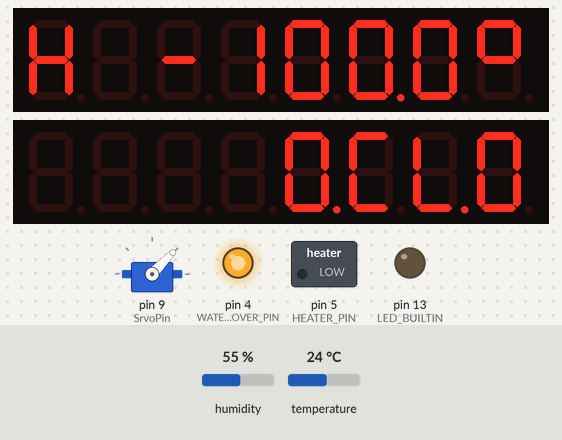
A sketch run on a simulated Arduino Uno, built with avr-gcc and run on an emulated ATmega328P. Parts: servo, 2 × 8-digit seven-segment display, switched loads named in the sketch (green lamp = pin HIGH), output pins drawn as LEDs (lit = HIGH). Inputs (shaded band) come from the test bench; at power-on: humidity 55 %, temperature 24 °C. The local clock reads 2024-03-15 10:24:30 at power-on unless the sketch sets it.

Above: at 1.6 s.
1.7 s: humidity set to 53 %
At 4.0 s:
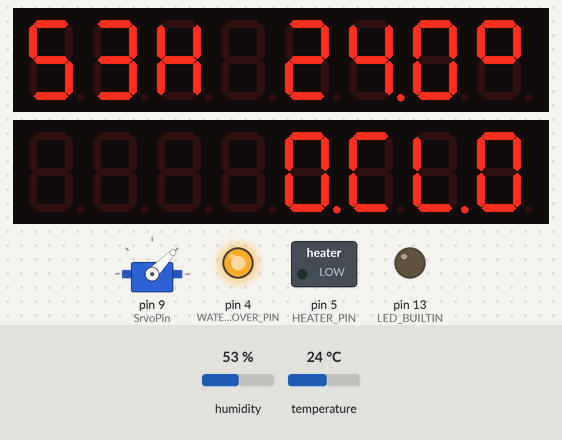
4.5 s: humidity set to 50 %
At 6.4 s:
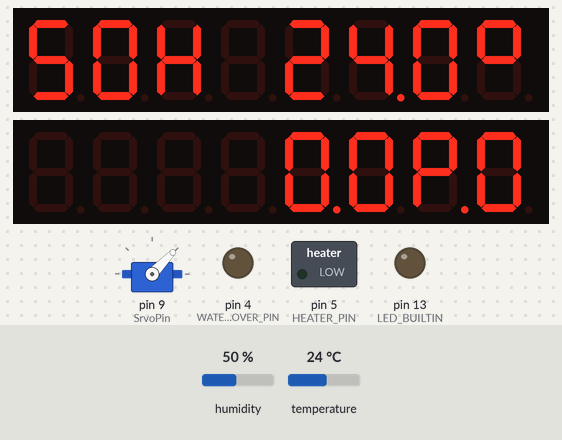
7.5 s: humidity set to 55 %
At 8.8 s:
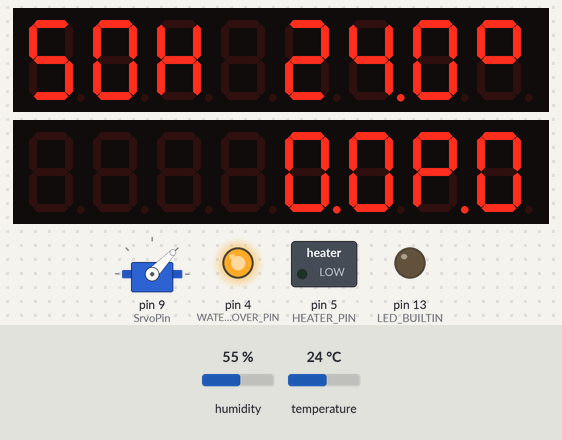
10.5 s: temperature set to 12 °C
At 30.7 s:
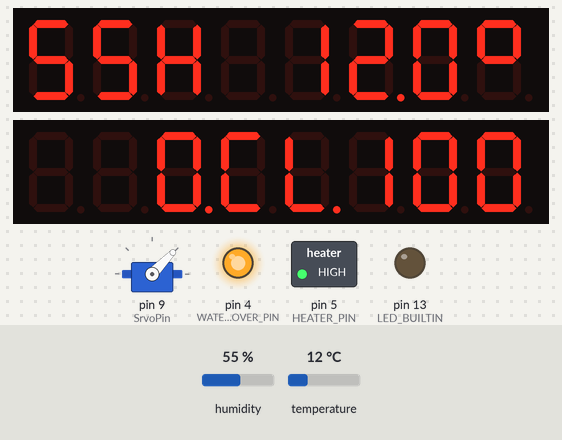
Timing chart, 0 to 31.7 s (numbered marks = the images above; inputs shaded):
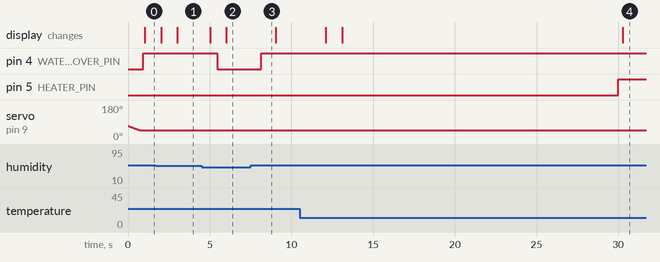

Measured:
- the behaviour switches between 52 and 51 % on humidity (found by bisection; images 1 and 2)
- the behaviour switches between 53 and 54 % on humidity (found by bisection; images 2 and 3)
- after the input at 1.7 s, the display: first changes after 0.32 s (image 1 shows a later state)
- after the input at 4.5 s, pin 4 (WATER_COVER_PIN): HIGH → LOW after 0.95 s; the display: first changes after 0.52 s (image 2 shows a later state)
- after the input at 7.5 s, pin 4 (WATER_COVER_PIN): LOW → HIGH after 0.66 s
- after the input at 10.5 s, the display: first changes after 1.6 s (image 4 shows a later state)

The sketch:

incubator.ino
```cpp
#include <Wire.h>
#include <Math.h>
#include <Servo.h>
#include "sht31.h"
#include "led.h"
#include "srvo.h"
#include "heater.h"
#include "pid.h"
#include "schedule.h"
#include "tlv.h"
#include "cover.h"


const int humidityWindow = 1; // +/- % of target humidity


Sht31 sht31;
Srvo srvo;
Heater heater;
PIDRegulator pid;
Led led;
Schedule schedule;
TLV current, fromHost;
WaterCover waterCover;

bool dataFromHostIsReady;
bool isSht31Error;
bool paused;

float targetTemperature;
float currentTemperature;
int targetHumidity;
int currentHumidity;
char targetTrayPosition;
char currentTrayPosition = 'N';

int power;

void sendCurrentState() {
  current.reset();
  current.type = GetCurrentState;
  current.setInt16Value((int)(round(currentTemperature * 100)));
  current.setInt16Value((int)(round(targetTemperature * 100)));
  current.setInt16Value(currentHumidity);
  current.setInt16Value(targetHumidity);
  current.setByteValue(currentTrayPosition);
  current.setInt16Value(power);
  current.setByteValue(waterCover.isOpened() ? 'O' : 'C');
  current.setByteValue(isSht31Error ? 'E' : '-');
  current.setByteValue(paused ? 'P' : '-');
  current.setInt16Value(schedule.getHourOfIncubation());
  current.write(Serial);
}

void initState();

void processDataFromHost() {
  switch (fromHost.type) {
    case Pause:
      paused = true;
      break;
    case Continue:
      paused = false;
      break;
    case GetCurrentState:
      sendCurrentState();
      break;
    case Start:
      schedule.setStartDateToNow();
      break;
    case Reset:
      init();
      break;
  }

}


void turnTrayToTarget() {
  if (srvo.updatePositionToTarget(targetTrayPosition)) {
    currentTrayPosition = targetTrayPosition;
  }
}

unsigned long previousLedUpdated = 0;

void updateLed() {
  unsigned long msec = millis();
  if (previousLedUpdated > msec) {
    previousLedUpdated = 0;
  }
  if (msec - previousLedUpdated > 1000) {
    previousLedUpdated = msec;
    // do LED update here
    static char ledInfo0[16];
    static char ledInfo1[16];
    static char t[8], h[8];
    if (isSht31Error) {
      led.print(0, "Error ");
    } else {
      itoa(currentHumidity, h, 10);
      dtostrf(currentTemperature, 4, 1, t);
      sprintf(ledInfo0, "%sh %s@", h, t);
      led.print(0, ledInfo0);
    }
    sprintf(ledInfo1, "%d.%s.%d", schedule.getHourOfIncubation(), waterCover.isOpened() ? "OP" : "CL", power);
    led.print(1, ledInfo1);
  }

}


unsigned long previousScheduleUpdated = 0;

void updateSchedule() {
  unsigned long msec = millis();
  if (previousScheduleUpdated > msec) {
    previousScheduleUpdated = 0;
  }
  if (msec - previousScheduleUpdated > 1000) {
    previousScheduleUpdated = msec;
    schedule.update();
  }
}

void initState() {
  targetTemperature = 38.5;
  currentTemperature = -100;
  targetHumidity = 50;
  targetTrayPosition = 'N';

  int power = 0;

  paused = false;
  isSht31Error = false;
  if (!sht31.init()) {
    isSht31Error = true;
  }
  led.init();
  heater.init();
  srvo.init();
  schedule.init();
  pid.init();
}


void setup() {
  Serial.begin(9600);
  Wire.begin();
  pinMode(LED_BUILTIN, OUTPUT);
  pinMode(WATER_COVER_PIN, OUTPUT);
  initState();
}


void loop() {

  targetTrayPosition = schedule.getTargetTrayPosition();
  targetTemperature = schedule.getTargetTemperature();
  targetHumidity = schedule.getTargetHumidity();
  isSht31Error = sht31.isError();

  if (sht31.updateTemperatureMeasurement()) {
    currentTemperature = sht31.getCurrentTemperature();
  }
  if (currentTemperature != -1) {
    double error = targetTemperature - currentTemperature;
    if (pid.update(error, currentTemperature)) {

      double output = pid.getOutput();

      if (output < 0) power = 0;
      else if (output > 100) power = 100;
      else power = (int) output;
    }
  }
  if (sht31.updateHumidityMeasurement()) {
    currentHumidity = sht31.getCurrentHumidity();
  }
  if (paused) {
    targetTrayPosition = 'N';
  }
  if (currentTrayPosition != targetTrayPosition) {
    turnTrayToTarget();
  }
  if (isSht31Error) {
    waterCover.setOpened();
  }
  else
  {
    if (waterCover.isClosed()) {
      if (currentHumidity <= targetHumidity - humidityWindow) {
        waterCover.setOpened();
      }
    } else if (currentHumidity > targetHumidity + humidityWindow) {
      waterCover.setClosed();
    }
  }
  if (isSht31Error || paused) power = 0;
  heater.update(power);

  if (dataFromHostIsReady) {
    dataFromHostIsReady = false;
    processDataFromHost();
  }
  updateSchedule();
  updateLed();
}

void serialEvent() {
  while (Serial.available() && !dataFromHostIsReady) {
    // get the new byte:
    dataFromHostIsReady = fromHost.readByte(Serial);
  }
}
```

cover.h
```cpp
#ifndef __COVER_H__
#define __COVER_H__

#include <Arduino.h>

#define WATER_COVER_PIN 4

class WaterCover {
  private:
    int _coverState;
  public:
    WaterCover() : _coverState(LOW) { // LOW == OPEN
      //
    }

    void setOpened() {
      if (_coverState != LOW) {
        _coverState = LOW;
        digitalWrite(WATER_COVER_PIN, LOW);
      }
    }

    void setClosed() {
      if (_coverState != HIGH) {
        _coverState = HIGH;
        digitalWrite(WATER_COVER_PIN, HIGH);
      }
    }

    bool isOpened() {
      return _coverState == LOW;
    }

    bool isClosed() {
      return !isOpened();
    }

};
#endif
```

heater.h
```cpp
#ifndef __HEATER_H__
#define __HEATER_H__

// Alexander Galilov, alexander.galilov@gmail.com

#include <Arduino.h>

#define HEATER_PIN  5

class Heater {
  private:
    int _currentState;
  public:
    Heater() {

    }

    inline void init() {
      pinMode(HEATER_PIN, OUTPUT);
      digitalWrite(HEATER_PIN, LOW);
      _currentState = LOW;
    }

    void update(int targetPowerPercent) {
      unsigned long msec = millis();
      bool needHeat = (msec  % 500) < 5*targetPowerPercent;
      if (needHeat && _currentState != HIGH) {
        digitalWrite(HEATER_PIN, HIGH);
        _currentState = HIGH;
      } else if (!needHeat && _currentState != LOW) {
        digitalWrite(HEATER_PIN, LOW);
        _currentState = LOW;
      }
    }
};

#endif
```

led.h
```cpp
#ifndef __LED_H__
#define __LED_H__

#include <Arduino.h>
#include "LedControl.h"

class Led {
  private:
    LedControl lc;
  public:
    /*
      Now we need a LedControl to work with.
     ***** These pin numbers will probably not work with your hardware *****
      pin 12 is connected to the DataIn
      pin 10 is connected to the CLK
      pin 11 is connected to LOAD
      We have 2 MAX72XX.
    */

    Led(): lc(12, 10, 11, 2) {
      //
    }

    void init() {
      lc.shutdown(0, false);
      lc.shutdown(1, false);
      /* Set the brightness to a medium values */
      lc.setIntensity(0, 1);
      lc.setIntensity(1, 1);
      /* and clear the display */
      lc.clearDisplay(0);
      lc.clearDisplay(1);
    }

    inline void clearDisplay(int addr) {
      lc.clearDisplay(addr);
    }

    void print(int addr, const char* data) {
      int len = strlen(data);
      int nPoints = 0;
      for (int i = 0; i < len; i++) {
        if (data[i] == '.') nPoints++;
      }

      char prev;
      int offset = 0, targetPos;
      for (int i = len - 1; i >= 0; --i) {
        char c = data[len - 1 - i];
        bool dp;
        if (c == '.') {
          dp = true;
          offset++;
        } else {
          dp = false;
        }
        targetPos = i + offset - nPoints;
        setChar(addr, targetPos, dp ? prev : c, dp);
        prev = c;
      }
      for (int j = 7; j >= len - nPoints; --j) {
        setChar(addr, j, ' ', false);
      }
    }

    void setChar(int addr, int digit, char c, bool dp) {
      if (c == '@') {
        // print out "degree" symbol
        lc.setRow(addr, digit, 99);
      } else if (c == 'R' || c == 'r') {
        lc.setRow(addr, digit, 0b00000101);
      } else if (c == 'O') {
        lc.setChar(addr, digit, 0, dp);
      } else if (c == 'C') {
        lc.setRow(addr, digit, 0b01001110);
      } else if (c == 'o') {
        lc.setRow(addr, digit, 0b00011101);
      } else {
        lc.setChar(addr, digit, c, dp);
      }
    }


};

#endif
```

pid.h
```cpp
#ifndef __PID_H__
#define __PID_H__

// This code is based on https://www.embeddedrelated.com/showarticle/943.php , (c) Tim Wescott
// https://wiki.roboforum.ru/index.php -- in russian
// Alexander Galilov, alexander.galilov@gmail.com

#include <Arduino.h>

class PIDRegulator {
  private:
    double _dState;      // Last position input
    double _iState;      // Integrator state
    double _output;
    unsigned long _prevMsec;
  public:
    unsigned int TimeStepMsec = 15000;
    double MaxOutput = 100, MinOutput = -100;
    double IntegralGain = 0.6,      // integral gain
           ProportionalGain = 50.0,      // proportional gain
           DerivativeGain = 500;     // derivative gain
    double IntegratorMaximum = 200, IntegratorMinimum = -200;  // Maximum and minimum allowable integrator state
  public:
    PIDRegulator(): _prevMsec(0), _dState(0), _iState(0) {
      //
    }

    inline double getOutput() {
      return _output;
    }

    void init() {
      _dState = 0;
      _iState = 0;
      _output = 0;
      _prevMsec = 0;
    }

    bool update(double error, double currentValue) {
      unsigned long msec = millis();
      if (_prevMsec > msec) {
        _prevMsec = 0;
      }
      unsigned long d = msec - _prevMsec;
      if (d > TimeStepMsec) {
        _prevMsec = msec;
        //double timeStepSec = d / 1000.0;
        double pTerm, dTerm, iTerm;
        pTerm = ProportionalGain * error;    // calculate the proportional term
        if (pTerm < MaxOutput && pTerm > MinOutput) _iState += error;                    // calculate the integral state with appropriate limiting
        if (_iState > IntegratorMaximum)
          _iState = IntegratorMaximum;
        else if (_iState < IntegratorMinimum)
          _iState = IntegratorMinimum;
        iTerm = IntegralGain * _iState;       // calculate the integral term
        dTerm = DerivativeGain * (currentValue - _dState);
        _dState = currentValue;
        _output = (pTerm + iTerm - dTerm);
        if (_output > MaxOutput) _output = MaxOutput; else if (_output < MinOutput) _output = MinOutput;
        //        Serial.print("output:");
        //        Serial.print(_output);
        //        Serial.print(", t:");
        //        Serial.print(currentValue);
        //        Serial.print(", err:");
        //        Serial.print(error);
        //        Serial.print(", iTerm:");
        //        Serial.print(iTerm);
        //        Serial.print(", _iState:");
        //        Serial.print(_iState);
        //        Serial.println();
        return true;
      }
      return false;
    }

};

#endif
```

schedule.h
```cpp
#ifndef __SCHEDULE_H__
#define __SCHEDULE_H__

#include <Arduino.h>
#include <EEPROM.h>
#include "RTClib.h"

struct EEPROMDate {
  uint16_t _year;
  uint8_t _month;
  uint8_t _day;
  uint8_t _hour;
  uint8_t _minute;
  uint8_t _second;

  EEPROMDate(uint16_t year, uint8_t month, uint8_t day, uint8_t hour, uint8_t minute, uint8_t second) :
    _year(year), _month(month), _day(day), _hour(hour), _minute(minute), _second(second)
  {}

  EEPROMDate() :
    _year(0), _month(0), _day(0), _hour(0), _minute(0), _second(0)
  {}

  void save() {
    EEPROM.put(0, *this);
  }

  void load() {
    EEPROM.get(0, *this);
  }
};
//http://www.inkubator-info.ru/pro/inkubaciya-perepelinykh-yaic-rezhim-inkubacii-tablica/
class Schedule {
  private:
    PCF8563 _rtc;
    EEPROMDate _startDate;
    DateTime _start;
    DateTime _now;
    uint32_t _s, _r;
    uint16_t _d;

    void _load() {
      _startDate.load();
      if (_startDate._month == 255) {
        _start = _rtc.now();
      }
      _start.setyear(_startDate._year);
      _start.setmonth(_startDate._month);
      _start.setday(_startDate._day);
      _start.sethour(_startDate._hour);
      _start.setminute(_startDate._minute);
      _start.setsecond(_startDate._second);
    }
  public:

    void init() {
      _rtc.begin();
      //      if (! rtc.isrunning()) {
      //        // following line sets the RTC to the date & time this sketch was compiled
      //        rtc.adjust(DateTime(__DATE__, __TIME__));
      //      }
      _load();
      update();
    }

    void update() {
      _now = _rtc.now();
      _s = _now.unixtime() - _start.unixtime();
      _d = (uint16_t)(_s / 86400L);
      _r = (uint32_t)(_s % 86400L);
    }

    void setStartDate(uint16_t year, uint8_t month, uint8_t day, uint8_t hour) {
      _startDate._year = year;
      _startDate._month = month;
      _startDate._day = day;
      _startDate._hour = hour;
      _startDate._minute = 0;
      _startDate._second = 0;
      _startDate.save();
      _load();
    }

    void setStartDateToNow() {
      DateTime now = _rtc.now();
      setStartDate(now.year(), now.month(), now.day(), now.hour());
    }

    float getTargetTemperature() {
      if (_d < 7) {
        return 37.8;
      }
      if (_d < 14) {
        if (_r % 43200L < 20 * 60L) {
          return 34.0;
        }
        return 37.8;
      }
      return 37.5;
    }

    int getTargetHumidity() {
      if (_d < 7) {
        return 52;
      }
      if (_d < 14) {
        return 45;
      }
      return 67;
    }

    char getTargetTrayPosition() {
      if (_d < 7) {
        if ((_r / 21600L) % 2 == 0) {
          return 'L';
        } else {
          return 'R';
        }
      }
      if (_d < 14) {
        if ((_r / 14400L) % 2 == 0) {
          return 'L';
        } else {
          return 'R';
        }
      }
      return 'N';
    }

    int getHourOfIncubation() {
      return _s / 3600;
    }

};
#endif
```

sht31.h
```cpp
#ifndef __SHT_31_H__
#define __SHT_31_H__

#include <Arduino.h>
#include <Wire.h>
#include "Adafruit_SHT31.h"

class Sht31 {
    float temperatures[10];
    float humidities[3];
    int temperatureIndex = 0;
    int humidityIndex = 0;
    unsigned long prevTemperatureMeasurement = 0;
    unsigned long prevHumidityMeasurement = 0;
    float currentTemperature = 0;
    int currentHumidity = 0;
    bool isTemperatireError, isHumidityError;
    Adafruit_SHT31 sht31;
  public:
    Sht31() : isTemperatireError(false), isHumidityError(false) {

    }

    inline bool init() {
      if (! sht31.begin(0x44)) {   // Set to 0x45 for alternate i2c addr
        return false;
      }
      return true;
    }

    inline float getCurrentTemperature() {
      return currentTemperature;
    }

    inline float getCurrentHumidity() {
      return currentHumidity;
    }

    bool updateTemperatureMeasurement() {
      unsigned long msec = millis();
      if (prevTemperatureMeasurement > msec) {
        prevTemperatureMeasurement = 0;
      }
      if (msec - prevTemperatureMeasurement > 100) {
        prevTemperatureMeasurement = msec;
        float t = _getTemperature();
        isTemperatireError = isnan(t);
        if (!isTemperatireError) {
          temperatures[temperatureIndex++] = t;
          if (temperatureIndex == sizeof(temperatures) / sizeof(temperatures[0])) {
            float sum = 0;
            for (int i = 0; i < temperatureIndex; i++) {
              sum += temperatures[i];
            }
            currentTemperature = sum / temperatureIndex;
            temperatureIndex = 0;
            return true;
          }
        }
      }
      return false;
    }

    bool updateHumidityMeasurement() {
      unsigned long msec = millis();
      if (prevHumidityMeasurement > msec) {
        prevHumidityMeasurement = 0;
      }
      if (msec - prevHumidityMeasurement > 300) {
        prevHumidityMeasurement = msec;
        float h = _getHumidity();
        isHumidityError = isnan(h);
        if (!isHumidityError) {
          humidities[humidityIndex++] = h;
          if (humidityIndex == sizeof(humidities) / sizeof(humidities[0])) {
            int sum = 0;
            for (int i = 0; i < humidityIndex; i++) {
              sum += humidities[i];
            }
            currentHumidity = sum / humidityIndex;
            humidityIndex = 0;
            return true;
          }
        }
      }
      return false;
    }

    inline bool isError() {
      return isTemperatireError | isHumidityError;
    }

  private:
    float _getTemperature() {
      return sht31.readTemperature();
    }

    float _getHumidity() {
      return sht31.readHumidity();
    }
};

#endif
```

srvo.h
```cpp
#ifndef __SRVO_H__
#define __SRVO_H__

// Alexander Galilov, alexander.galilov@gmail.com

#include <Servo.h>
#include <Arduino.h>

class Srvo {
  private:
    Servo _srv;
    int _currentPosition;
    unsigned long _prevUpdate = 0;
  public:
    const int SrvoPin = 9;
    const int NPosition = 69; // degrees
    const int LPosition = NPosition - 23; // degrees
    const int RPosition = NPosition + 30; // degrees;

    void init() {
      _srv.attach(SrvoPin);
      _currentPosition = NPosition;
      _srv.write(_currentPosition);
    }

    bool updatePositionToTarget(char posCode) {
      unsigned long msec = millis();
      if (_prevUpdate > msec) {
        _prevUpdate = 0;
      }
      if (msec - _prevUpdate <= 30) {
        return false;
      }
      _prevUpdate = msec;
      int targetPosition = _currentPosition;
      switch (posCode) {
        case 'N':
          targetPosition = NPosition;
          break;
        case 'L':
          targetPosition = LPosition;
          break;
        case 'R':
          targetPosition = RPosition;
          break;
      }
      if (_currentPosition > targetPosition) {
        _currentPosition--;
        _srv.write(_currentPosition);
      } else if (_currentPosition < targetPosition) {
        _currentPosition++;
        _srv.write(_currentPosition);
      } else {
        _srv.write(_currentPosition);
        return true;
      }
      return false;
    }
};


#endif
```

Source omitted: tlv.h (2448 bytes)
